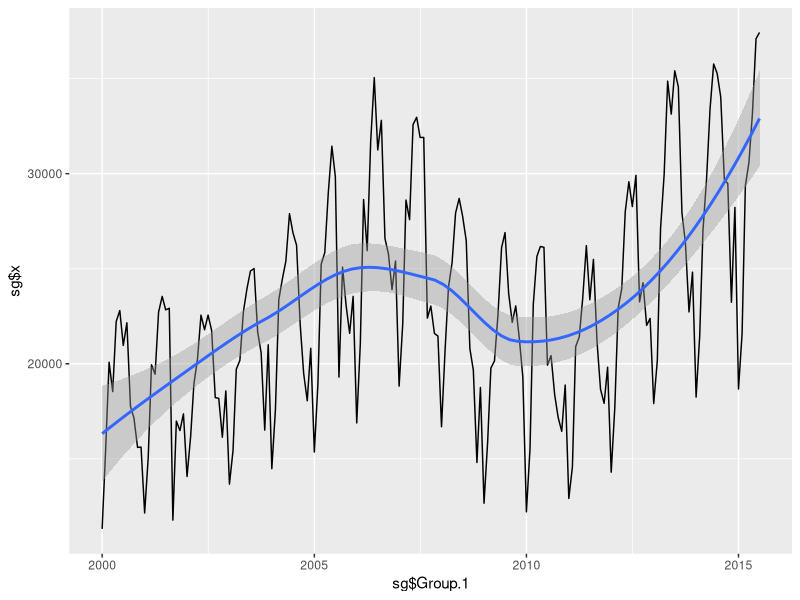
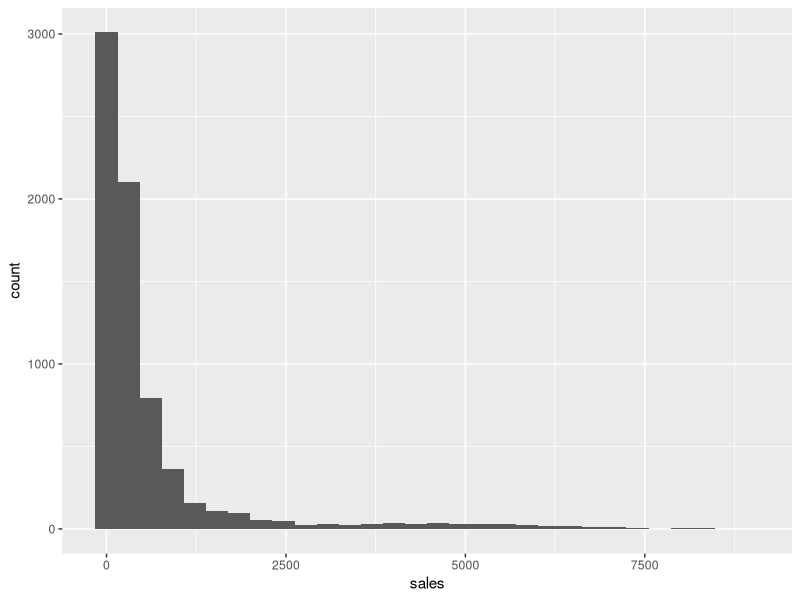
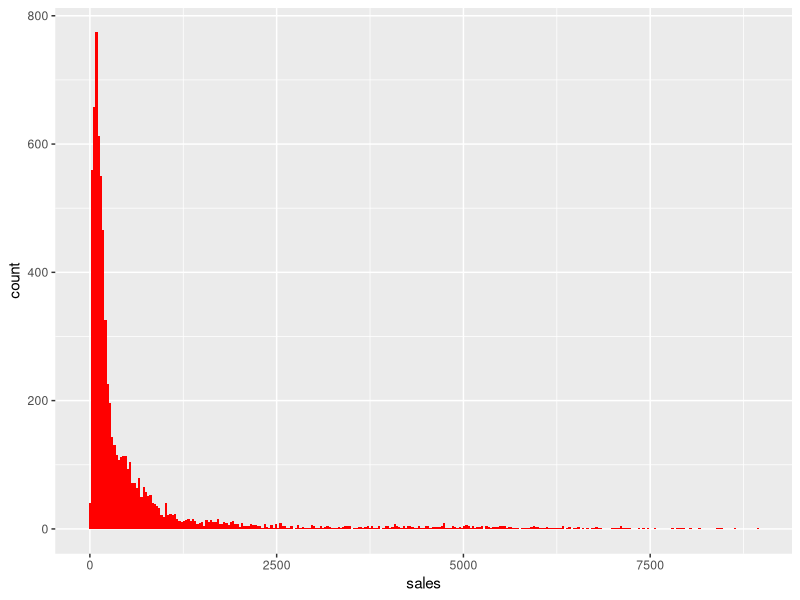
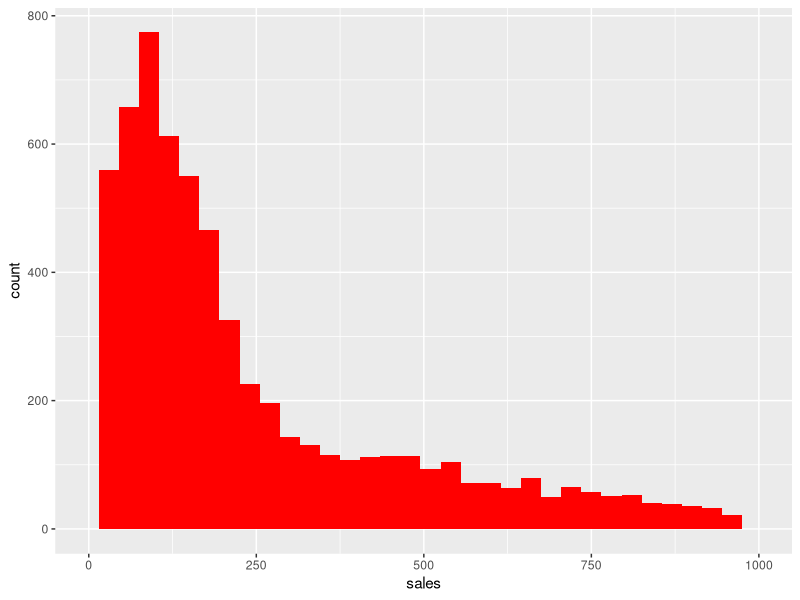
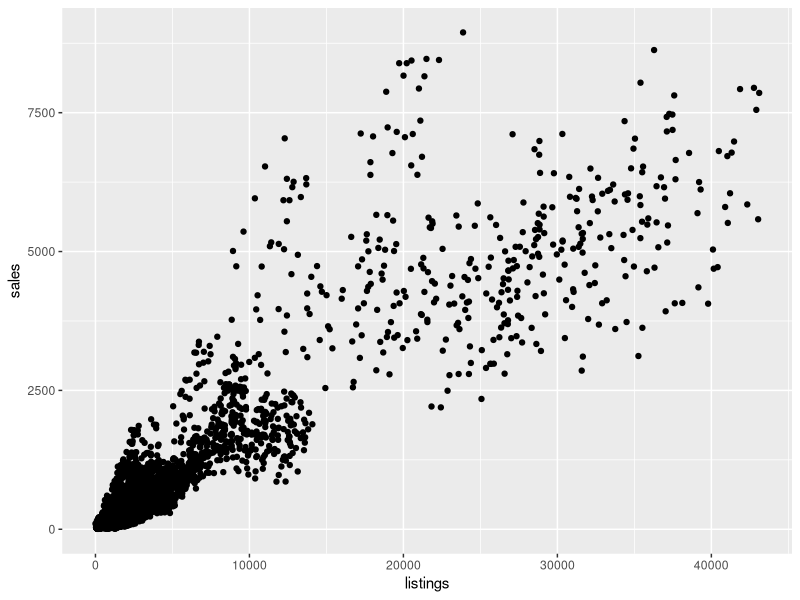
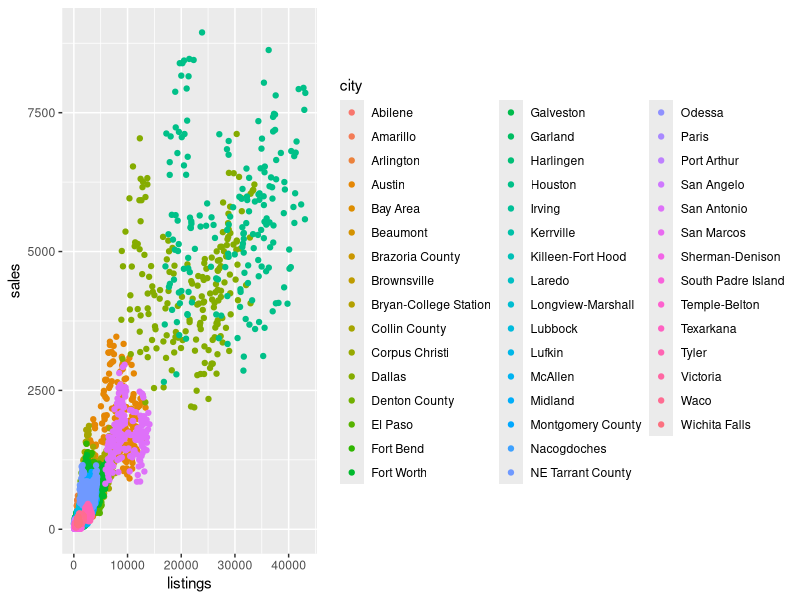
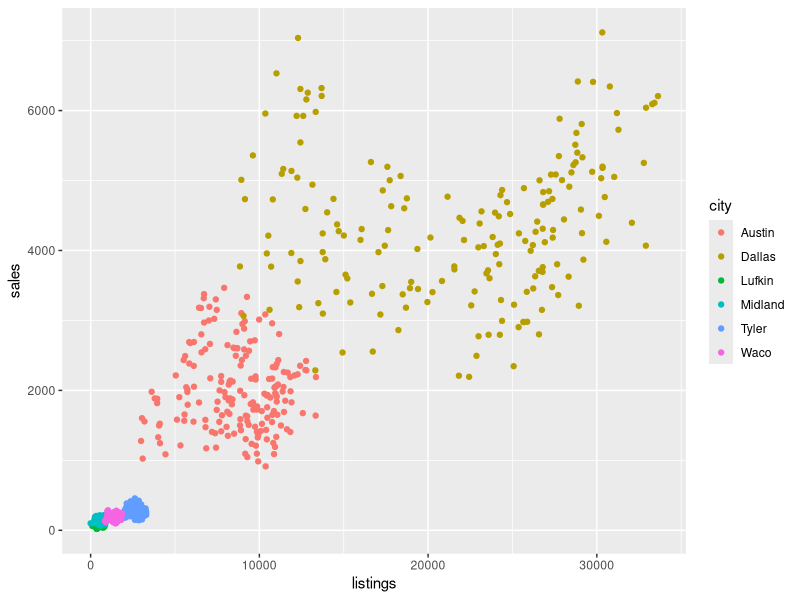
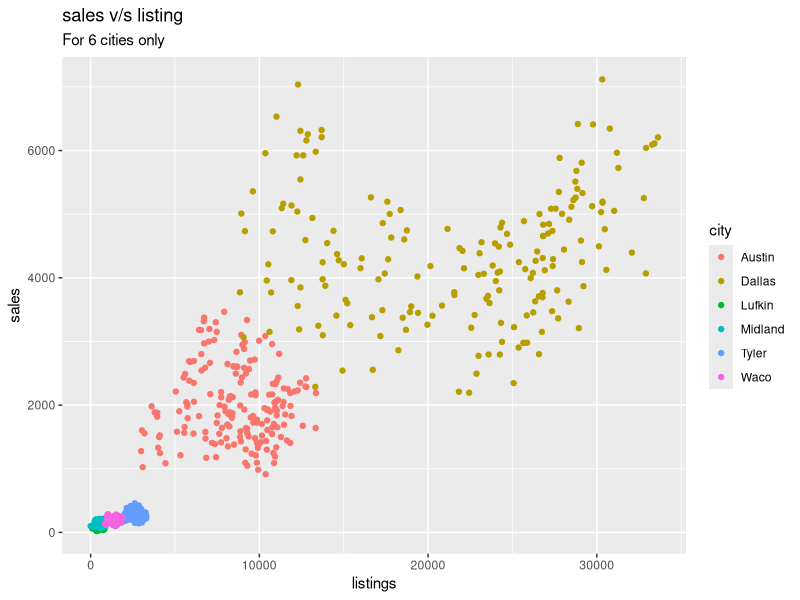

Write the R code that produced these figures, in order.
library(ggplot2)
data("txhousing")
View(txhousing)
str(txhousing)

# Convert date in actual date
txhousing$date1 = as.Date(paste(txhousing$month,txhousing$year,"01",sep = "-"),
                          format = "%m-%Y-%d")
str(txhousing)

# Remove none values
txhousing = na.omit(txhousing)

# Analyze sales with respect to month
sg = as.data.frame(aggregate(txhousing$sales, by = list(txhousing$date1),
                             function(x)sum(x)))

# Make graph
p1 = ggplot(sg,aes(x = sg$Group.1,y = sg$x))
p1+geom_line()+geom_smooth()

# Make histogram plot of sales
p2 = ggplot(txhousing,aes(x = sales))
p2+geom_histogram()
p2+geom_histogram(stat = "bin",binwidth = 30,fill = "red")
p2+geom_histogram(stat = "bin",binwidth = 30,fill = "red")+xlim(c(0,1000))

# Scatter plot
p3 = ggplot(txhousing,aes(x = listings,y = sales))
p3+geom_point()
p3+geom_point(aes(color = city))

p4 = ggplot(txhousing[txhousing$city %in% c('Austin','Dallas','Lufkin','Midland','Tyler'
                                            ,'Waco'),],aes(x = listings,y = sales))
p4+geom_point(aes(color = city))

# Give title and x/y label
p4+geom_point(aes(color = city))+ggtitle("sales v/s listing","For 6 cities only")
p4+geom_point(aes(color = city))+ggtitle("sales v/s listing","For 6 cities only")+xlab("Listing")+ylab("Sales")

# Scaling
p5 = ggplot(txhousing,aes(x = sales,y = volume))+geom_point(aes(color = month))
p5+scale_x_continuous(name = "Sales-------->")+scale_color_continuous(name = "Months",low = "red",
                                                                      high = "green")
p5+scale_x_continuous(name = "Sales-------->")+scale_color_continuous(name = "Months",low = "red",
                                                                      high = "green",
                                                                      breaks =c(1,3,5,7,9,11))

# Use of facet_wrap function
txh = txhousing[txhousing$city %in% c('Austin','Dallas','Lufkin','Midland','Tyler','Waco'),]
ggplot(txh,aes(x = sales,y = volume))+geom_line()+facet_wrap(~city,ncol = 2)

txh = txhousing[txhousing$city %in% c('Lufkin','Midland','Tyler','Waco'),]
p6 = ggplot(txh,aes(x = sales,y = volume))+geom_line()+facet_wrap(~city,ncol = 2)
p6

# Theme
p6+theme_bw()
p6+theme_light()
p6+theme_classic()
p6+theme_bw()+theme(panel.background = element_rect(fill = "pink"))
p6+theme_bw()+theme(panel.background = element_rect(fill = "pink"),strip.background = element_rect(fill = "white"))